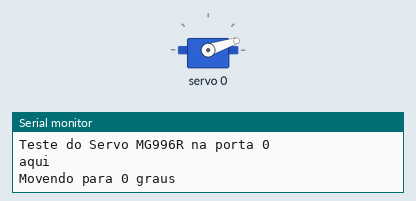
A sketch run on a simulated Arduino Uno, built with avr-gcc and run on an emulated ATmega328P. Shown: servo, the last lines printed to the serial monitor.

Above: at 0.05 s.
At 1.5 s:
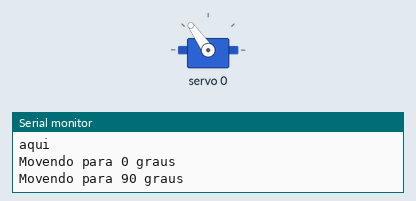
At 3.0 s:
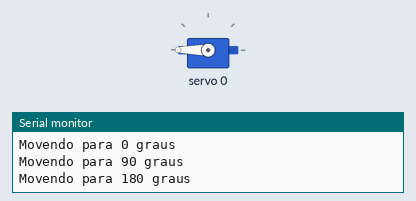
Timing chart, 0 to 6.9 s (numbered marks = the images above):
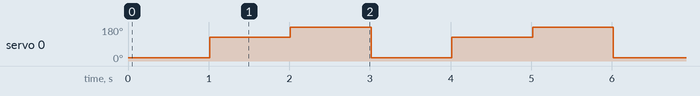

The sketch:

teste1ServoArduinoUNO.ino
```cpp
#include <Wire.h>
#include <Adafruit_PWMServoDriver.h>

// Inicializa o controlador PCA9685
Adafruit_PWMServoDriver pwm = Adafruit_PWMServoDriver();

// CONFIGURAÇÕES DO SERVO MG996R
// Dependendo do fabricante do MG996R, estes valores podem variar ligeiramente.
// Se o servo bater no fim de curso e fizer barulho, ajusta estes números.
#define SERVOMIN  150 // Valor de pulso para 0 graus (aprox.)
#define SERVOMAX  600 // Valor de pulso para 180 graus (aprox.)

// Porta onde o servo está ligado (O teu pedido)
#define SERVO_PORTA 0

void setup() {
  Serial.begin(9600);
  Serial.println("Teste do Servo MG996R na porta 0");

  pwm.begin();

  // Os servos analógicos como o MG996R funcionam a ~50 Hz ou 60 Hz
  pwm.setPWMFreq(50);

  delay(10);

  Serial.println("aqui");

}

void loop() {
  // Mover para 0 Graus
  Serial.println("Movendo para 0 graus");
  moverServoGraus(SERVO_PORTA, 0);
  delay(1000); // Espera 1 segundo

  // Mover para 90 Graus (Centro)
  Serial.println("Movendo para 90 graus");
  moverServoGraus(SERVO_PORTA, 90);
  delay(1000);

  // Mover para 180 Graus
  Serial.println("Movendo para 180 graus");
  moverServoGraus(SERVO_PORTA, 180);
  delay(1000);
}

// Função auxiliar para converter graus (0-180) em pulsos do PCA9685 (0-4096)
void moverServoGraus(int porta, int graus) {
  // Limita os graus entre 0 e 180 para segurança
  if (graus < 0) graus = 0;
  if (graus > 180) graus = 180;

  // Mapeia o ângulo para o valor de pulso correspondente
  int pulso = map(graus, 0, 180, SERVOMIN, SERVOMAX);

  // Envia o comando para o PCA9685
  // setPWM(porta, momento_ligar, momento_desligar)
  pwm.setPWM(porta, 0, pulso);
}
```

Measured:
- by itself, servo 0: repeats every 3.0 s: 180° 1.0 s, 18° 1.0 s, 125° 1.0 s
